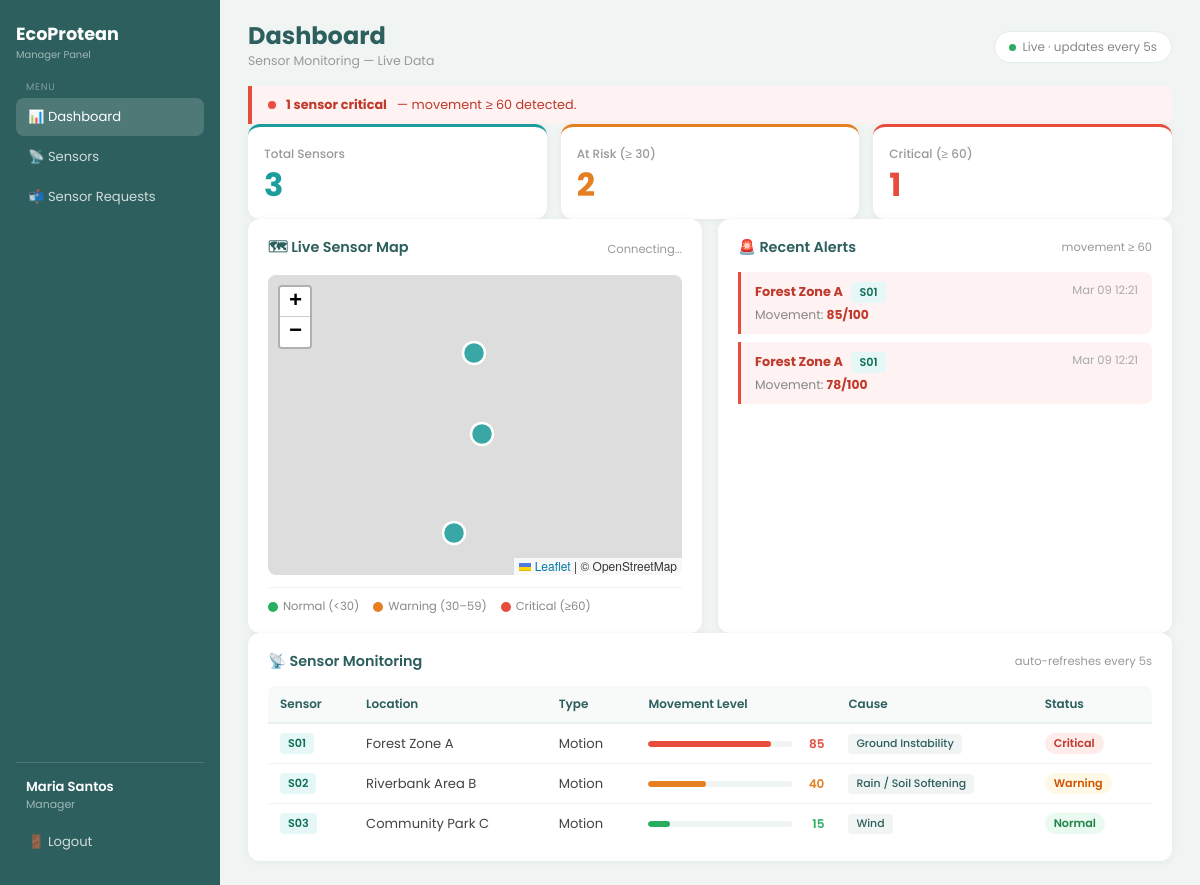
/management/index.php (signed in), run on the app's committed database.
### tables this page shows
CREATE TABLE simulation_data (
    sim_id INT AUTO_INCREMENT PRIMARY KEY,
    sensor_id INT NOT NULL,

    movement_level INT NOT NULL
        CHECK (movement_level BETWEEN 0 AND 100),

    timestamp DATETIME DEFAULT CURRENT_TIMESTAMP,

    FOREIGN KEY (sensor_id)
        REFERENCES sensors(sensor_id)
        ON DELETE CASCADE
        ON UPDATE CASCADE
);

CREATE TABLE locations (
    location_id INT AUTO_INCREMENT PRIMARY KEY,
    location_name VARCHAR(150) NOT NULL,
    latitude DECIMAL(10,8) NOT NULL,
    longitude DECIMAL(11,8) NOT NULL,
    risk_level ENUM('Low', 'Medium', 'High') NOT NULL,
    description TEXT NOT NULL,
    created_at DATETIME DEFAULT CURRENT_TIMESTAMP
);

CREATE TABLE sensors (
    sensor_id INT AUTO_INCREMENT PRIMARY KEY,
    location_id INT NOT NULL,
    sensor_type VARCHAR(50) NOT NULL,
    created_at DATETIME DEFAULT CURRENT_TIMESTAMP,

    FOREIGN KEY (location_id)
        REFERENCES locations(location_id)
        ON DELETE CASCADE
        ON UPDATE CASCADE
);

### management/index.php (the view, shortened to what this page needs)
<?php
require_once '../config/config.php';
$sensors_dash = $conn->query("
  SELECT s.sensor_id, s.sensor_type, l.location_name, l.latitude, l.longitude,
         (SELECT sd.movement_level FROM simulation_data sd
          WHERE sd.sensor_id = s.sensor_id
          ORDER BY sd.timestamp DESC LIMIT 1) AS last_movement
  FROM sensors s
  JOIN locations l ON s.location_id = l.location_id
  ORDER BY s.sensor_id ASC
")->fetch_all(MYSQLI_ASSOC);
$total = count($sensors_dash);
$atRisk = 0; $critical = 0;
foreach ($sensors_dash as $s) {
  $m = (float)($s['last_movement'] ?? 0);
  if ($m >= 30) $atRisk++;
  if ($m >= 60) $critical++;
}
$alerts = $conn->query("
  SELECT sd.movement_level, sd.timestamp, l.location_name, s.sensor_id
  FROM simulation_data sd
  JOIN sensors s   ON sd.sensor_id  = s.sensor_id
  JOIN locations l ON s.location_id = l.location_id
  WHERE sd.movement_level >= 60
  ORDER BY sd.timestamp DESC LIMIT 8
")->fetch_all(MYSQLI_ASSOC);
function riskFromLevel(?float $lvl): string {
  if ($lvl === null || $lvl < 30) return 'low';
  if ($lvl < 60) return 'medium';
  return 'high';
}
function riskLabel(string $r): string {
  return match($r) { 'high'=>'Critical', 'medium'=>'Warning', default=>'Normal' };
}
function levelColor(?float $lvl): string {
  if ($lvl === null || $lvl < 30) return '#27ae60';
  if ($lvl < 60) return '#e67e22';
  return '#e74c3c';
}
?>
<!DOCTYPE html>
<html lang="en">
<head>
  <link rel="stylesheet" href="../assets/css/management.css">
  <link rel="stylesheet" href="https://unpkg.com/leaflet@1.9.4/dist/leaflet.css"/>
</head>
<body>
<aside class="sidebar">
  <div class="brand">
    <span class="brand-name">EcoProtean</span>
    <span class="brand-role">Manager Panel</span>
  </div>
  <div class="nav-section">Menu</div>
  <nav class="sidenav">
    <a href="#" id="nav-dashboard" onclick="showView('dashboard')" class="active">📊 Dashboard</a>
    <a href="#" id="nav-sensors"   onclick="showView('sensors')">📡 Sensors</a>
    <a href="#" id="nav-requests"  onclick="showView('requests')">
      📬 Sensor Requests
    </a>
  </nav>
  <div class="sidebar-footer">
    <div class="user-info">
      <span class="user-name"><?= htmlspecialchars(($_SESSION['first_name'] ?? '') . ' ' . ($_SESSION['last_name'] ?? '')) ?></span>
      <span class="user-role"><?= ucfirst($_SESSION['role']) ?></span>
    </div>
    <a href="../auth/logout.php" class="logout-btn">🚪 Logout</a>
  </div>
</aside>
<main class="main-content">
  <div class="topbar">
    <div>
      <div class="page-title" id="pageTitle">Dashboard</div>
      <div class="page-sub"   id="pageSub">Sensor Monitoring — Live Data</div>
    </div>
    <div class="live-indicator">
      <span class="live-dot"></span>
      Live · updates every 5s
    </div>
  </div>
  <div id="view-dashboard">
    <div id="alertBanner" class="<?= $critical > 0 ? 'critical-banner' : 'all-clear' ?>">
      <?php if ($critical > 0): ?>
        <div class="pulse"></div>
        <strong><?= $critical ?> sensor<?= $critical > 1 ? 's' : '' ?> critical</strong>
        — movement ≥ 60 detected.
      <?php else: ?>
        ✅ All clear — no critical sensor readings at this time.
      <?php endif; ?>
    </div>
    <div class="kpi">
      <div class="card">
        <div class="card-label">Total Sensors</div>
        <div class="card-value" id="totalSensors"><?= $total ?></div>
      </div>
      <div class="card card-warning">
        <div class="card-label">At Risk (≥ 30)</div>
        <div class="card-value" id="atRisk"><?= $atRisk ?></div>
      </div>
      <div class="card card-danger">
        <div class="card-label">Critical (≥ 60)</div>
        <div class="card-value" id="critical"><?= $critical ?></div>
      </div>
    </div>
    <div class="two-col">
      <div class="section-box">
        <div class="section-header">
          <h2>🗺 Live Sensor Map</h2>
          <span class="muted-text" id="lastUpdate">Connecting...</span>
        </div>
        <div id="map"></div>
        <div class="map-legend">
          <span class="map-legend-item"><span class="map-legend-dot" style="background:#27ae60"></span>Normal (&lt;30)</span>
          <span class="map-legend-item"><span class="map-legend-dot" style="background:#e67e22"></span>Warning (30–59)</span>
          <span class="map-legend-item"><span class="map-legend-dot" style="background:#e74c3c"></span>Critical (≥60)</span>
        </div>
      </div>
      <div class="section-box" style="display:flex;flex-direction:column;">
        <div class="section-header">
          <h2>🚨 Recent Alerts</h2>
          <span class="muted-text">movement ≥ 60</span>
        </div>
        <ul id="alerts" style="flex:1;">
          <?php foreach ($alerts as $a): ?>
            <li class="alert-item">
              <div>
                <strong><?= htmlspecialchars($a['location_name']) ?></strong>
                <span class="sensor-chip" style="margin-left:5px;">S<?= str_pad($a['sensor_id'],2,'0',STR_PAD_LEFT) ?></span>
                <div style="margin-top:3px;font-size:0.77rem;color:#888;">
                  Movement: <strong style="color:#c0392b;"><?= $a['movement_level'] ?>/100</strong>
                </div>
              </div>
              <span class="alert-time"><?= date('M d H:i', strtotime($a['timestamp'])) ?></span>
            </li>
          <?php endforeach; ?>
        </ul>
      </div>
    </div>
    <div class="section-box">
      <div class="section-header">
        <h2>📡 Sensor Monitoring</h2>
        <span class="muted-text">auto-refreshes every 5s</span>
      </div>
      <div class="table-wrap">
        <table>
          <thead>
            <tr>
              <th>Sensor</th><th>Location</th><th>Type</th>
              <th style="width:200px;">Movement Level</th>
              <th>Cause</th><th>Status</th>
            </tr>
          </thead>
          <tbody id="sensorTable">
            <?php foreach ($sensors_dash as $s):
              $lvl   = (int)($s['last_movement'] ?? 0);
              $risk  = riskFromLevel($lvl);
              $color = levelColor($lvl);
              $cause = $lvl < 30 ? 'Wind' : ($lvl < 60 ? 'Rain / Soil Softening' : 'Ground Instability');
            ?>
              <tr>
                <td><span class="sensor-chip">S<?= str_pad($s['sensor_id'],2,'0',STR_PAD_LEFT) ?></span></td>
                <td><?= htmlspecialchars($s['location_name']) ?></td>
                <td><?= htmlspecialchars($s['sensor_type']) ?></td>
                <td>
                  <div class="movement-wrap">
                    <div class="movement-bar-bg">
                      <div class="movement-bar-fill" style="width:<?= $lvl ?>%;background:<?= $color ?>;"></div>
                    </div>
                    <span class="movement-val" style="color:<?= $color ?>;"><?= $lvl ?></span>
                  </div>
                </td>
                <td><span class="cause-tag"><?= $cause ?></span></td>
                <td><span class="risk-badge risk-<?= $risk ?>"><?= riskLabel($risk) ?></span></td>
              </tr>
            <?php endforeach; ?>
          </tbody>
        </table>
      </div>
    </div>
  </div>
</main>
</body>
</html>

### data on the page
simulation_data: locations.location_name "Forest Zone A", sensor.sensor_id "01", movement_level "85", timestamp "Mar 09 12:21"
simulation_data: locations.location_name "Forest Zone A", sensor.sensor_id "01", movement_level "78", timestamp "Mar 09 12:21"
sensors: sensor_id "01", location.location_name "Forest Zone A", sensor_type "Motion", lvl "85", cause "Ground Instability", risk "Critical"
sensors: sensor_id "02", location.location_name "Riverbank Area B", sensor_type "Motion", lvl "40", cause "Rain / Soil Softening", risk "Warning"
sensors: sensor_id "03", location.location_name "Community Park C", sensor_type "Motion", lvl "15", cause "Wind", risk "Normal"

### other printed values
$_SESSION['role'] "Manager"
$critical "1"
$total "3"
$atRisk "2"
